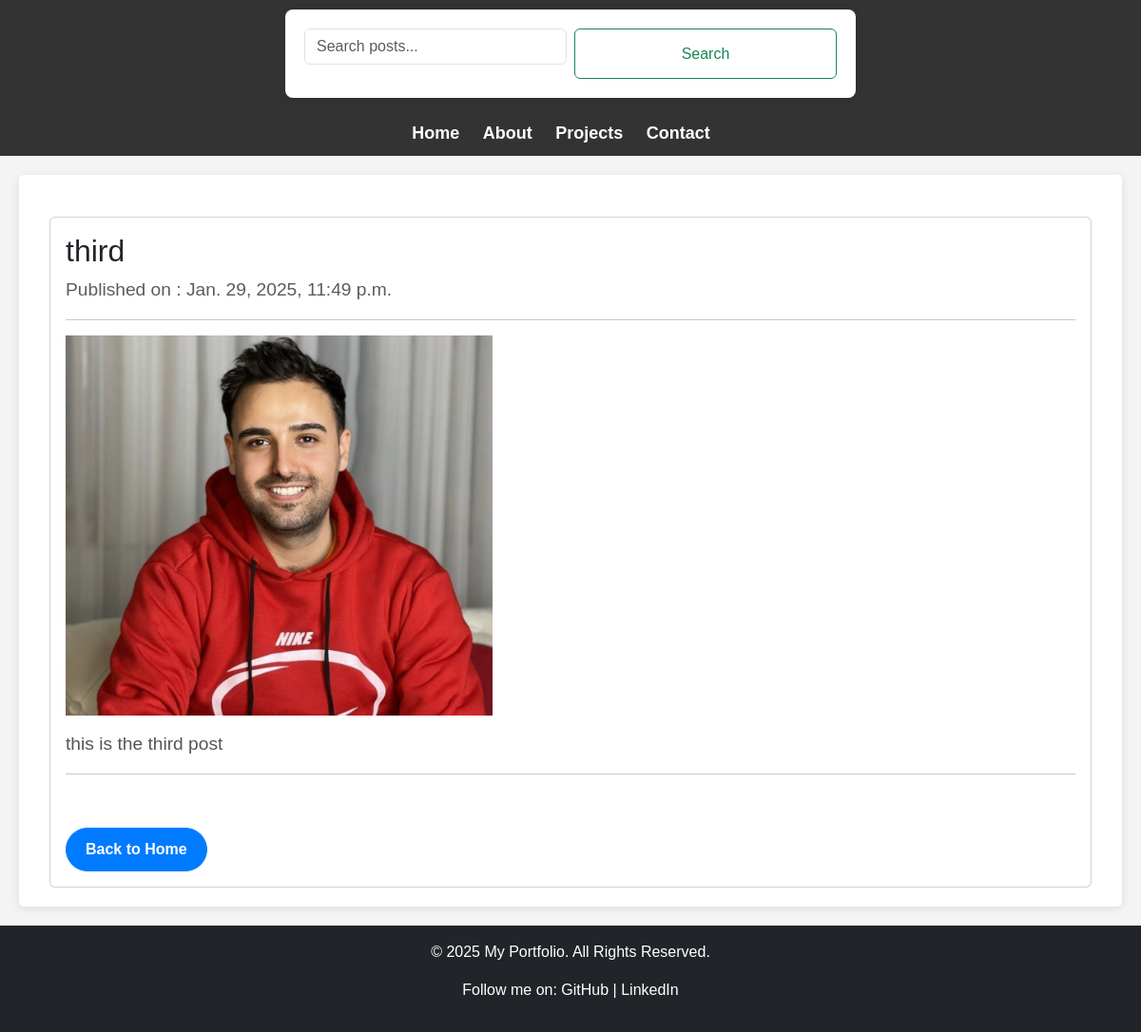
Screenshot of /post/3/ with the database file from the repository.
### core/models.py (models this page shows, shortened)
class Post(models.Model):
    TYPES = (
        ('text', 'Text'),
        ('image', 'Image'),
        ('video', 'Video'),
        ('podcast', 'Podcast'),
    )
    title = models.CharField(max_length=200)
    content = models.TextField()
    media_url = models.URLField(blank=True, null=True)  # URL for media like images, videos, podcasts
    image = models.ImageField(upload_to='posts/', blank=True, null=True)
    created_at = models.DateTimeField(auto_now_add=True)

### core/views.py (the view)
# urls.py: path('post/<int:pk>/', PostDetailView.as_view(), name='post_detail'),
class PostDetailView(DetailView):
    model = Post
    template_name = 'core/post_detail.html'  # Your template for individual post details
    context_object_name = 'post'  # Variable name used in the template

### core/templates/core/post_detail.html
{% extends 'base.html' %}
{% block content %}
<div class="container mt-4">
    <div class="card">
        <div class="card-body">
            <h2>{{ post.title }}</h2>
            <p class="text-muted">Published on : {{ post.created_at }}</p>
            <hr>
            {% if post.image %}
                <img src="{{ post.image.url }}" alt="{{ post.title }}" class="img-fluid mb-3" style="max-height: 400px;">
            {% endif %}
            <p>{{ post.content }}</p>
            <hr>
            <br>
            <a href="{% url 'core:home' %}" class="btn btn-primary mt-3">Back to Home</a>
        </div>
    </div>
</div>
{% endblock %}

### templates/base.html (shortened to what this page needs)
{% load static %}
<!DOCTYPE html>
<html lang="en">
<head>
    <link href="https://cdn.jsdelivr.net/npm/bootstrap@5.3.0-alpha1/dist/css/bootstrap.min.css" rel="stylesheet">
    <link rel="stylesheet" href="{% static 'css/styles.css' %}">
</head>
<body class="d-flex flex-column min-vh-100">
    {% include 'navbar.html' %}
    <main class="flex-fill">
        {% block content %}
        {% endblock %}
    </main>
    {% include 'footer.html' %}
</body>
</html>

### templates/navbar.html
<header>
    <nav>
    <form class="d-flex" method="GET" action="{% url 'core:home' %}">
        <input class="form-control me-2" type="search" placeholder="Search posts..." name="q" value="{{ request.GET.q }}">
        <button class="btn btn-outline-success" type="submit">Search</button>
    </form>
    <br>
        <ul>
            <li><a href="{% url 'core:home' %}">Home</a></li>
            <li><a href="{% url 'core:about' %}">About</a></li>
            <li><a href="{% url 'core:projects' %}">Projects</a></li>
            <li><a href="{% url 'core:contact' %}">Contact</a></li>
        </ul>
    </nav>
</header>

### templates/footer.html
<footer class="bg-dark text-white text-center py-3">
    <p>&copy; 2025 My Portfolio. All Rights Reserved.</p>
    <p>Follow me on:
        <a href="https://github.com/alirezz2020" target="_blank">GitHub</a> |
        <a href="#" target="_blank">LinkedIn</a>
    </p>
</footer>

### static/css/styles.css (style rules this page uses)
body { font-family: Arial, sans-serif; background-color: #f4f4f4; margin: 0; padding: 0; }
body { font-family: Arial, sans-serif; margin: 0; padding: 0; background-color: #f4f4f4; }
header nav { background-color: #333; padding: 10px; }
header nav ul { list-style-type: none; margin: 0; padding: 0; text-align: center; }
header nav ul li { display: inline; margin-right: 20px; }
header nav ul li a { color: white; text-decoration: none; font-weight: bold; font-size: 18px; }
main { padding: 20px; background-color: white; margin: 20px; border-radius: 5px; box-shadow: 0 2px 10px rgba(0, 0, 0, 0.1); }
footer { background-color: #333; color: white; text-align: center; padding: 10px 0; }
footer a { color: white; text-decoration: none; }
button { background-color: #5C6BC0; color: white; border: none; padding: 10px 20px; border-radius: 5px; cursor: pointer; font-size: 16px; }
form { max-width: 600px; margin: 0 auto; background-color: #fff; padding: 20px; border-radius: 8px; box-shadow: 0 2px 10px rgba(0, 0, 0, 0.1); }
form input, form textarea { width: 100%; padding: 10px; border: 1px solid #ccc; border-radius: 5px; margin-bottom: 15px; }
form button { background-color: #4CAF50; border: none; padding: 10px; width: 100%; cursor: pointer; }
.btn-primary { border-radius: 50px; padding: 10px 20px; font-weight: bold; transition: background 0.3s ease-in-out; }
.btn-primary { background-color: #007bff; border-color: #007bff; }
.container p { font-size: 1.2rem; color: #555; }

### rows the page displays
Post: title "third", created_at "Jan. 29, 2025, 11:49 p.m.", image (picture), content "this is the third post"
